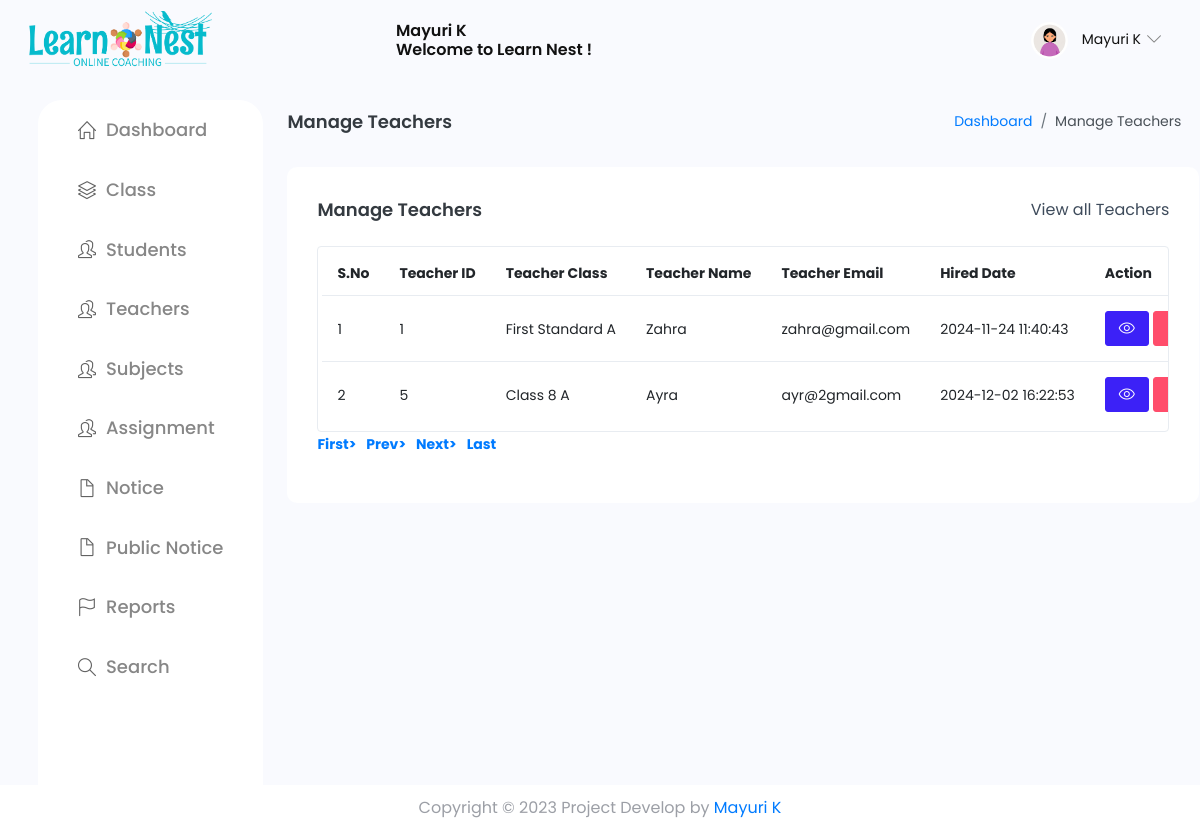
Page /eduauth/manage-teachers.php (signed in) on the committed database.
### tables this page shows
CREATE TABLE `tblteacher` (
  `ID` int(10) NOT NULL,
  `TeacherName` varchar(200) DEFAULT NULL,
  `TeacherEmail` varchar(200) DEFAULT NULL,
  `TeacherClass` varchar(100) DEFAULT NULL,
  `Gender` varchar(50) DEFAULT NULL,
  `DOB` date DEFAULT NULL,
  `TchID` varchar(200) DEFAULT NULL,
  `FatherName` mediumtext DEFAULT NULL,
  `MotherName` mediumtext DEFAULT NULL,
  `ContactNumber` bigint(10) DEFAULT NULL,
  `AltenateNumber` bigint(10) DEFAULT NULL,
  `Address` mediumtext DEFAULT NULL,
  `UserName` varchar(200) DEFAULT NULL,
  `Password` varchar(200) DEFAULT NULL,
  `Image` varchar(200) DEFAULT NULL,
  `DateofAdmission` timestamp NULL DEFAULT current_timestamp()
);

CREATE TABLE `tblclass` (
  `ID` int(5) NOT NULL,
  `ClassName` varchar(50) DEFAULT NULL,
  `Section` varchar(20) DEFAULT NULL,
  `CreationDate` timestamp NULL DEFAULT current_timestamp()
);

### eduauth/manage-teachers.php (the view, shortened to what this page needs)
<?php
include('includes/dbconnection.php');
if (strlen($_SESSION['sturecmsaid']==0)) {
  header('location:logout.php');
  } else{
?>
     <?php include_once('includes/header.php');?>
      <div class="container-fluid page-body-wrapper">
        <?php include_once('includes/sidebar.php');?>
        <div class="main-panel">
          <div class="content-wrapper">
             <div class="page-header">
              <h3 class="page-title"> Manage Teachers </h3>
              <nav aria-label="breadcrumb">
                <ol class="breadcrumb">
                  <li class="breadcrumb-item"><a href="dashboard.php">Dashboard</a></li>
                  <li class="breadcrumb-item active" aria-current="page"> Manage Teachers</li>
                </ol>
              </nav>
            </div>
            <div class="row">
              <div class="col-md-12 grid-margin stretch-card">
                <div class="card">
                  <div class="card-body">
                    <div class="d-sm-flex align-items-center mb-4">
                      <h4 class="card-title mb-sm-0">Manage Teachers</h4>
                      <a href="#" class="text-dark ml-auto mb-3 mb-sm-0"> View all Teachers</a>
                    </div>
                    <div class="table-responsive border rounded p-1">
                      <table class="table">
                        <thead>
                          <tr>
                            <th class="font-weight-bold">S.No</th>
                            <th class="font-weight-bold">Teacher ID</th>
                            <th class="font-weight-bold">Teacher Class</th>
                            <th class="font-weight-bold">Teacher Name</th>
                            <th class="font-weight-bold">Teacher Email</th>
                            <th class="font-weight-bold">Hired Date</th>
                            <th class="font-weight-bold">Action</th>
                          </tr>
                        </thead>
                        <tbody>
                           <?php
                            if (isset($_GET['pageno'])) {
            $pageno = $_GET['pageno'];
        } else {
            $pageno = 1;
        }
        $no_of_records_per_page = 15;
        $offset = ($pageno-1) * $no_of_records_per_page;
       $ret = "SELECT ID FROM tblteacher";
$query1 = $dbh -> prepare($ret);
$query1->execute();
$total_rows=$query1->rowCount();
$total_pages = ceil($total_rows / $no_of_records_per_page);
$sql="SELECT tblteacher.TchID,tblteacher.ID as sid,tblteacher.TeacherName,tblteacher.TeacherEmail,tblteacher.DateofAdmission,tblclass.ClassName,tblclass.Section from tblteacher join tblclass on tblclass.ID=tblteacher.TeacherClass LIMIT $offset, $no_of_records_per_page";
$query = $dbh -> prepare($sql);
$query->execute();
$results=$query->fetchAll(PDO::FETCH_OBJ);
$cnt=1;
if($query->rowCount() > 0)
{
foreach($results as $row)
{               ?>
                          <tr>
                            <td><?php echo htmlentities($cnt);?></td>
                            <td><?php  echo htmlentities($row->TchID);?></td>
                            <td><?php  echo htmlentities($row->ClassName);?> <?php  echo htmlentities($row->Section);?></td>
                            <td><?php  echo htmlentities($row->TeacherName);?></td>
                            <td><?php  echo htmlentities($row->TeacherEmail);?></td>
                            <td><?php  echo htmlentities($row->DateofAdmission);?></td>
                            <td>
                             <a href="edit-teacher-detail.php?editid=<?php echo htmlentities ($row->sid);?>" class="btn btn-primary btn-sm"><i class="icon-eye"></i></a>
                                                 <a href="manage-teachers.php?delid=<?php echo ($row->sid);?>" onclick="return confirm('Do you really want to Delete ?');" class="btn btn-danger btn-sm"> <i class="icon-trash"></i></a>
                            </td>
                          </tr><?php $cnt=$cnt+1;}} ?>
                        </tbody>
                      </table>
                    </div>
                    <div align="left">
    <ul class="pagination" >
        <li><a href="?pageno=1"><strong>First></strong></a></li>
        <li class="<?php if($pageno <= 1){ echo 'disabled'; } ?>">
            <a href="<?php if($pageno <= 1){ echo '#'; } else { echo "?pageno=".($pageno - 1); } ?>"><strong style="padding-left: 10px">Prev></strong></a>
        </li>
        <li class="<?php if($pageno >= $total_pages){ echo 'disabled'; } ?>">
            <a href="<?php if($pageno >= $total_pages){ echo '#'; } else { echo "?pageno=".($pageno + 1); } ?>"><strong style="padding-left: 10px">Next></strong></a>
        </li>
        <li><a href="?pageno=<?php echo $total_pages; ?>"><strong style="padding-left: 10px">Last</strong></a></li>
    </ul>
</div>
                  </div>
                </div>
              </div>
            </div>
          </div>
         <?php include_once('includes/footer.php');?>
   <?php }  ?>

### eduauth/includes/header.php (shortened to what this page needs)
<!DOCTYPE html>
<html lang="en">
  <head>
    <link rel="stylesheet" href="./assets/vendors/simple-line-icons/css/simple-line-icons.css">
    <link rel="stylesheet" href="./assets/vendors/flag-icon-css/css/flag-icon.min.css">
    <link rel="stylesheet" href="./assets/vendors/css/vendor.bundle.base.css">
    <link rel="stylesheet" href="./assets/css/myStyle.css">
    <link rel="stylesheet" href="./assets/vendors/daterangepicker/daterangepicker.css">
    <link rel="stylesheet" href="./assets/vendors/chartist/chartist.min.css">
    <link rel="stylesheet" href="./assets/vendors/select2/select2.min.css">
    <link rel="stylesheet" href="./assets/vendors/select2-bootstrap-theme/select2-bootstrap.min.css">
    <link rel="stylesheet" href="./assets/css/style.css" />
  </head>
  <body>
    <div class="container-scroller">
 <nav class="navbar default-layout-navbar col-lg-12 col-12 p-0 fixed-top d-flex flex-row">
        <div class="navbar-brand-wrapper d-flex align-items-center">
          <a href="dashboard.php">
            <img class="dashboardLogo" src="assets/images/Logo2.png" alt="logo" />
          </a>
        </div><?php
         $aid= $_SESSION['sturecmsaid'];
$sql="SELECT * from tbladmin where ID=:aid";
$query = $dbh -> prepare($sql);
$query->bindParam(':aid',$aid,PDO::PARAM_STR);
$query->execute();
$results=$query->fetchAll(PDO::FETCH_OBJ);
$cnt=1;
if($query->rowCount() > 0)
{
foreach($results as $row)
{               ?>
        <div class="navbar-menu-wrapper d-flex align-items-center flex-grow-1">
          <h5 class="mb-0 font-weight-medium d-none d-lg-flex mx-auto"><?php  echo htmlentities($row->AdminName);?> <br> Welcome to Learn Nest !</h5>
          <ul class="navbar-nav navbar-nav-right ml-auto">
            <li class="nav-item dropdown d-none d-xl-inline-flex user-dropdown">
              <a class="nav-link dropdown-toggle" id="UserDropdown" href="#" data-toggle="dropdown" aria-expanded="false">
                <img class="img-xs rounded-circle ml-2" src="assets/images/faces/face8.jpg" alt="Profile image"> <span class="font-weight-normal"> <?php  echo htmlentities($row->AdminName);?> </span></a>
                <?php $cnt=$cnt+1;}} ?>
            </li>
          </ul>
        </div>
      </nav>

### eduauth/assets/css/myStyle.css (style rules this page uses)
.dashboardLogo { width: 100%; }

### rows in the picture
tblteacher: TchID "1", tblclass.ClassName "First Standard", tblclass.Section "A", TeacherName "Zahra", TeacherEmail "zahra@gmail.com", DateofAdmission "2024-11-24 11:40:43"
tblteacher: TchID "5", tblclass.ClassName "Class 8", tblclass.Section "A", TeacherName "Ayra", TeacherEmail "ayr@2gmail.com", DateofAdmission "2024-12-02 16:22:53"

### other values in the picture
$row->AdminName "Mayuri K"
